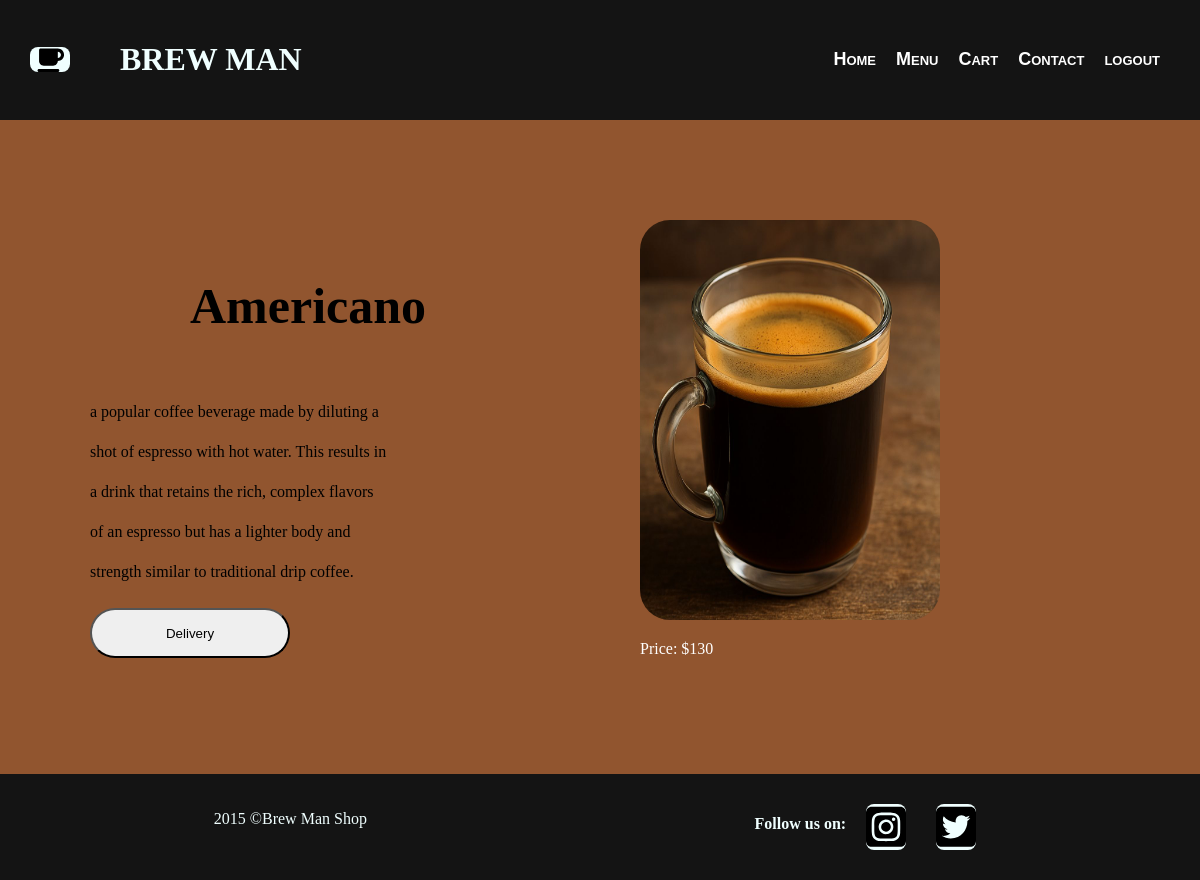
/order/?drink=Americano (signed in), run on the app's committed database.
### app/models.py (models this page shows, shortened)
class menu(models.Model):
    menu_name=models.CharField(max_length=100)
    menu_price=models.IntegerField()
    menu_description=models.TextField()
    menu_image=models.ImageField()

### app/views.py (the view)
# urls.py: path('order/',views.order,name='order'),
@login_required
def order(request):
    drink_name=request.GET.get('drink')
    selected_drink=menu.objects.get(menu_name=drink_name)
    return render(request,'order.html',{'drink':selected_drink})

### app/templates/order.html
{% extends 'base.html' %}
{% load static %}
{% block body %}
 <link rel="stylesheet" href="{% static 'css/order.css' %}">
    <div class="ordertype">
        <section class="order">
        <h2 id="tu">{{ drink.menu_name }}</h2>
            <p>{{ drink.menu_description }}</p>
            <a href="{% url 'buyed' %}"><button>Delivery</button></a>
        </section>
        <section class="ca">
            <img src="{{ drink.menu_image.url }}" alt="">
            <p>Price: ${{ drink.menu_price }}</p>
        </section>
    </div>
{% endblock %}

### static/css/base.css (style rules this page uses)
body { background-color: rgb(145, 85, 47); margin: 0px; }
h2 { margin-left: auto; }

### static/css/order.css (style rules this page uses)
body { margin: 0px; }
.ca { padding: 100px; width: 400px; color: rgb(255, 255, 255); justify-content: center; align-items: center; }
.ca img { width: 300px; height: 400px; border-radius: 30px; }
.order { display: flex; flex-direction: column; padding: 30px; width: 300px; }
.order p { line-height: 40px; }
.order button { width: 200px; height: 50px; border-radius: 30px; }
.ordertype { display: flex; flex-direction: row; align-items: center; justify-content:space-around ; }
#tu { font-size: 50px; margin-left: 100px; }

### data on the page
menu: menu_name "Americano", menu_description "a popular coffee beverage made by diluting a shot of espresso with hot water. This results in a drink that retains the rich, complex flavors of an espresso but has a lighter body and strength similar to traditional drip coffee.", menu_image (picture), menu_price "130"
